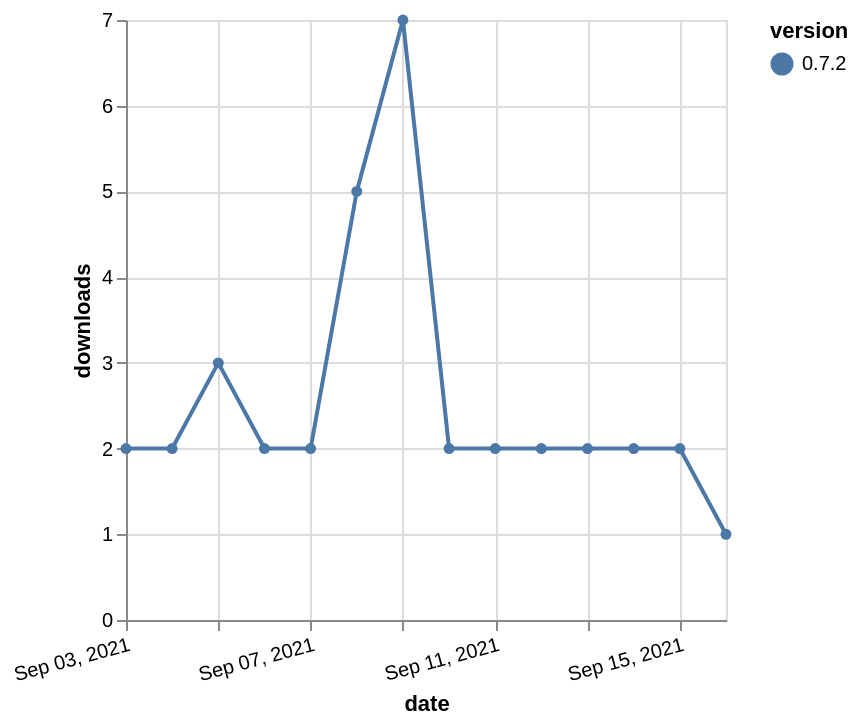

Express this chart as Vega-Lite.
### Vega-Lite specification from a JSON file in a GitHub repository (floating-point values rounded to 4 significant figures)
{"$schema": "https://vega.github.io/schema/vega-lite/v5.json", "description": "A simple bar chart with embedded data.", "data": {"values": [{"date": "2021-09-03", "total": 1906, "delta": 2, "version": "0.7.2"}, {"date": "2021-09-04", "total": 1908, "delta": 2, "version": "0.7.2"}, {"date": "2021-09-05", "total": 1911, "delta": 3, "version": "0.7.2"}, {"date": "2021-09-06", "total": 1913, "delta": 2, "version": "0.7.2"}, {"date": "2021-09-07", "total": 1915, "delta": 2, "version": "0.7.2"}, {"date": "2021-09-08", "total": 1920, "delta": 5, "version": "0.7.2"}, {"date": "2021-09-09", "total": 1927, "delta": 7, "version": "0.7.2"}, {"date": "2021-09-10", "total": 1929, "delta": 2, "version": "0.7.2"}, {"date": "2021-09-11", "total": 1931, "delta": 2, "version": "0.7.2"}, {"date": "2021-09-12", "total": 1933, "delta": 2, "version": "0.7.2"}, {"date": "2021-09-13", "total": 1935, "delta": 2, "version": "0.7.2"}, {"date": "2021-09-14", "total": 1937, "delta": 2, "version": "0.7.2"}, {"date": "2021-09-15", "total": 1939, "delta": 2, "version": "0.7.2"}, {"date": "2021-09-16", "total": 1940, "delta": 1, "version": "0.7.2"}]}, "width": "container", "mark": {"type": "line", "point": {"filled": true}}, "encoding": {"x": {"field": "date", "type": "temporal", "timeUnit": "yearmonthdate", "title": "date", "axis": {"labelAngle": -15}}, "y": {"field": "delta", "type": "quantitative", "title": "downloads"}, "color": {"field": "version", "type": "nominal"}, "tooltip": {"field": "delta"}}}
